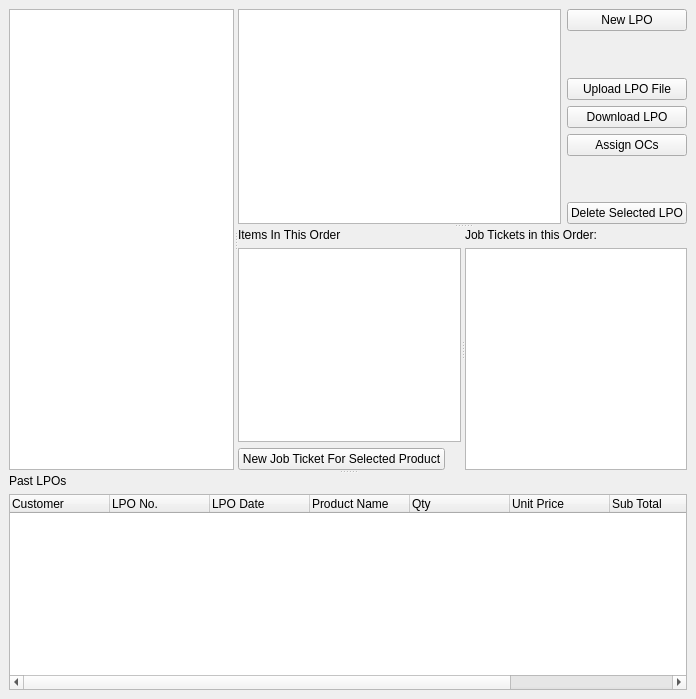
<?xml version="1.0" encoding="UTF-8"?>
<ui version="4.0">
 <class>PurchaseOrders</class>
 <widget class="QMainWindow" name="PurchaseOrders">
  <property name="geometry">
   <rect>
    <x>0</x>
    <y>0</y>
    <width>696</width>
    <height>699</height>
   </rect>
  </property>
  <property name="windowTitle">
   <string>LPOs</string>
  </property>
  <property name="windowIcon">
   <iconset>
    <normaloff>:/images/Briefcase.ico</normaloff>:/images/Briefcase.ico</iconset>
  </property>
  <widget class="QWidget" name="centralwidget">
   <layout class="QVBoxLayout" name="verticalLayout_4">
    <item>
     <widget class="QSplitter" name="splitter_2">
      <property name="orientation">
       <enum>Qt::Vertical</enum>
      </property>
      <widget class="QSplitter" name="splitter">
       <property name="orientation">
        <enum>Qt::Horizontal</enum>
       </property>
       <widget class="CustomQueryView" name="trvCustomers"/>
       <widget class="QSplitter" name="horiSplitter">
        <property name="orientation">
         <enum>Qt::Vertical</enum>
        </property>
        <widget class="QWidget" name="layoutWidget">
         <layout class="QHBoxLayout" name="horizontalLayout_2">
          <item>
           <widget class="CustomQueryView" name="trvOrders">
            <property name="sizePolicy">
             <sizepolicy hsizetype="Expanding" vsizetype="Preferred">
              <horstretch>0</horstretch>
              <verstretch>2</verstretch>
             </sizepolicy>
            </property>
           </widget>
          </item>
          <item>
           <layout class="QVBoxLayout" name="verticalLayout">
            <item>
             <layout class="QHBoxLayout" name="horizontalLayout">
              <item>
               <widget class="QPushButton" name="cmdNewLPO">
                <property name="text">
                 <string>New LPO</string>
                </property>
               </widget>
              </item>
             </layout>
            </item>
            <item>
             <spacer name="verticalSpacer">
              <property name="orientation">
               <enum>Qt::Vertical</enum>
              </property>
              <property name="sizeHint" stdset="0">
               <size>
                <width>20</width>
                <height>40</height>
               </size>
              </property>
             </spacer>
            </item>
            <item>
             <widget class="QPushButton" name="cmdUploadLPOFile">
              <property name="text">
               <string>Upload LPO File</string>
              </property>
             </widget>
            </item>
            <item>
             <widget class="QPushButton" name="cmdDownloadLPO">
              <property name="text">
               <string>Download LPO</string>
              </property>
             </widget>
            </item>
            <item>
             <widget class="QPushButton" name="cmdAssignOCs">
              <property name="text">
               <string>Assign OCs</string>
              </property>
             </widget>
            </item>
            <item>
             <spacer name="verticalSpacer_2">
              <property name="orientation">
               <enum>Qt::Vertical</enum>
              </property>
              <property name="sizeHint" stdset="0">
               <size>
                <width>20</width>
                <height>40</height>
               </size>
              </property>
             </spacer>
            </item>
            <item>
             <widget class="QPushButton" name="cmdDelete">
              <property name="text">
               <string>Delete Selected LPO</string>
              </property>
             </widget>
            </item>
           </layout>
          </item>
         </layout>
        </widget>
        <widget class="QSplitter" name="vertiSplitter">
         <property name="orientation">
          <enum>Qt::Horizontal</enum>
         </property>
         <widget class="QWidget" name="layoutWidget">
          <layout class="QVBoxLayout" name="verticalLayout_3">
           <item>
            <widget class="QLabel" name="label">
             <property name="text">
              <string>Items In This Order</string>
             </property>
            </widget>
           </item>
           <item>
            <widget class="CustomQueryView" name="trvOrderDetails">
             <property name="sizePolicy">
              <sizepolicy hsizetype="Expanding" vsizetype="Expanding">
               <horstretch>0</horstretch>
               <verstretch>1</verstretch>
              </sizepolicy>
             </property>
            </widget>
           </item>
           <item>
            <layout class="QHBoxLayout" name="horizontalLayout_3">
             <item>
              <widget class="QPushButton" name="cmdNewJobTicket">
               <property name="text">
                <string>New Job Ticket For Selected Product</string>
               </property>
              </widget>
             </item>
             <item>
              <spacer name="horizontalSpacer_2">
               <property name="orientation">
                <enum>Qt::Horizontal</enum>
               </property>
               <property name="sizeHint" stdset="0">
                <size>
                 <width>40</width>
                 <height>20</height>
                </size>
               </property>
              </spacer>
             </item>
            </layout>
           </item>
          </layout>
         </widget>
         <widget class="QWidget" name="layoutWidget">
          <layout class="QVBoxLayout" name="verticalLayout_2">
           <item>
            <widget class="QLabel" name="label_2">
             <property name="text">
              <string>Job Tickets in this Order:</string>
             </property>
            </widget>
           </item>
           <item>
            <widget class="CustomQueryView" name="trvOcs"/>
           </item>
          </layout>
         </widget>
        </widget>
       </widget>
      </widget>
      <widget class="QWidget" name="layoutWidget">
       <layout class="QVBoxLayout" name="verticalLayout_5">
        <item>
         <widget class="QLabel" name="label_3">
          <property name="text">
           <string>Past LPOs</string>
          </property>
         </widget>
        </item>
        <item>
         <widget class="QTreeWidget" name="lstLPOs">
          <column>
           <property name="text">
            <string>Customer</string>
           </property>
          </column>
          <column>
           <property name="text">
            <string>LPO No.</string>
           </property>
          </column>
          <column>
           <property name="text">
            <string>LPO Date</string>
           </property>
          </column>
          <column>
           <property name="text">
            <string>Product Name</string>
           </property>
          </column>
          <column>
           <property name="text">
            <string>Qty</string>
           </property>
          </column>
          <column>
           <property name="text">
            <string>Unit Price</string>
           </property>
          </column>
          <column>
           <property name="text">
            <string>Sub Total</string>
           </property>
          </column>
          <column>
           <property name="text">
            <string>OCs</string>
           </property>
          </column>
          <column>
           <property name="text">
            <string>LPO Total</string>
           </property>
          </column>
         </widget>
        </item>
       </layout>
      </widget>
     </widget>
    </item>
   </layout>
  </widget>
 </widget>
 <customwidgets>
  <customwidget>
   <class>CustomQueryView</class>
   <extends>QTreeView</extends>
   <header>customqueryview.h</header>
  </customwidget>
 </customwidgets>
 <tabstops>
  <tabstop>trvCustomers</tabstop>
  <tabstop>cmdNewLPO</tabstop>
  <tabstop>trvOrders</tabstop>
  <tabstop>cmdUploadLPOFile</tabstop>
  <tabstop>cmdDownloadLPO</tabstop>
  <tabstop>cmdDelete</tabstop>
  <tabstop>trvOrderDetails</tabstop>
  <tabstop>trvOcs</tabstop>
  <tabstop>cmdNewJobTicket</tabstop>
 </tabstops>
 <resources/>
 <connections/>
</ui>
